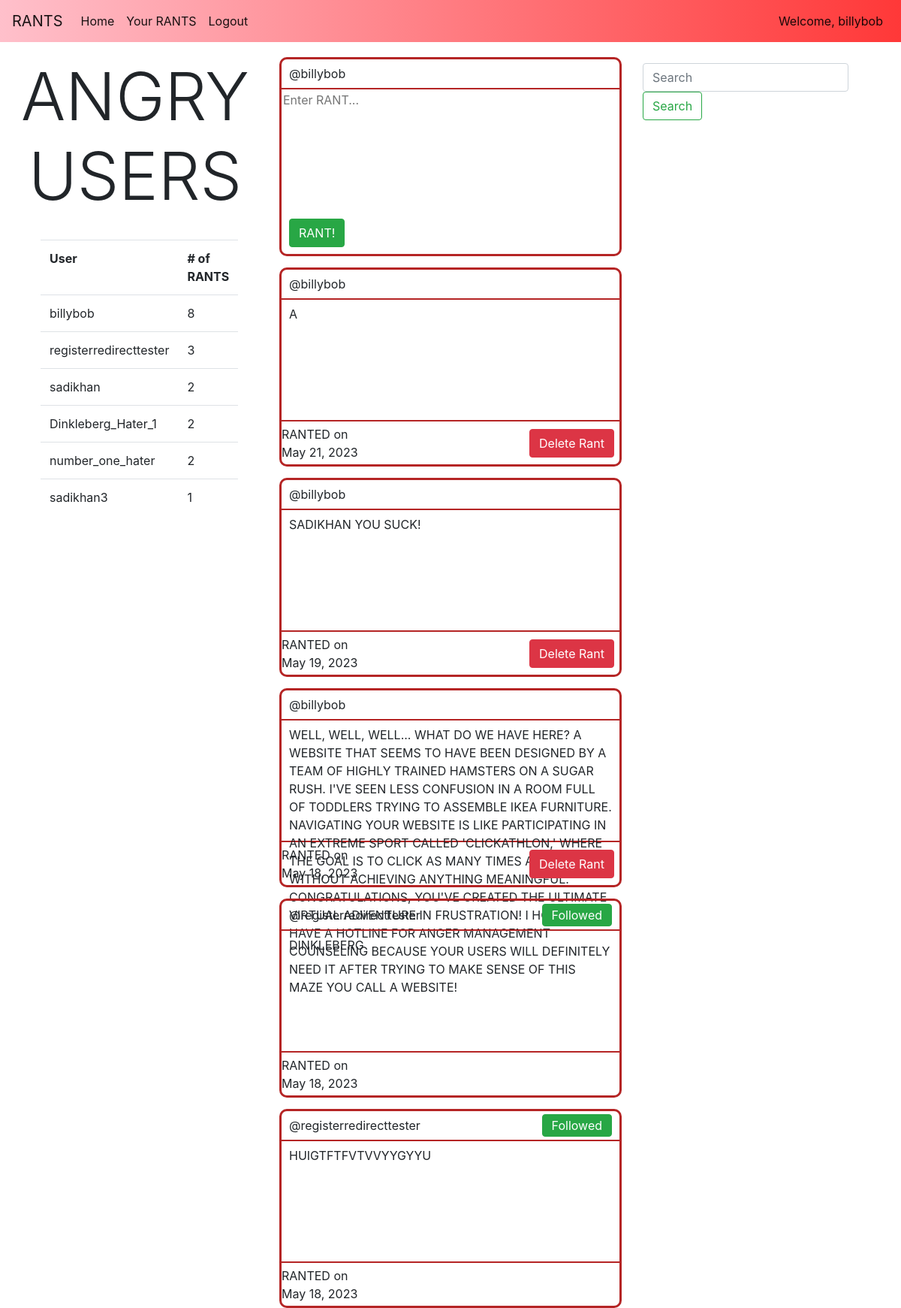
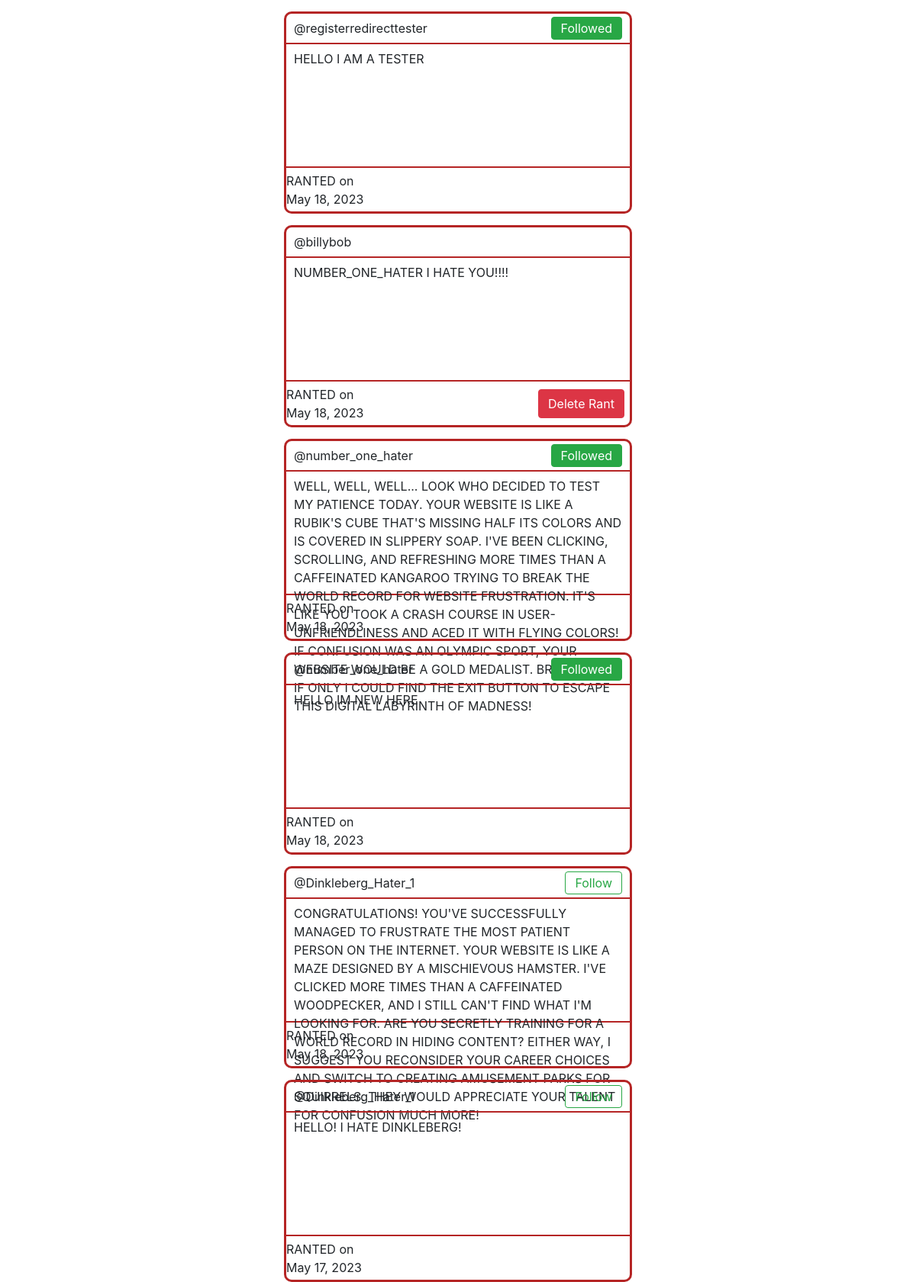
Screenshot of /home/ (signed in, upper part) with the database file from the repository (2 pictures, top to bottom).
### main/models.py (models this page shows, shortened)
class userRants(models.Model):
    username = models.ForeignKey(User, on_delete=models.CASCADE)
    rantText = models.CharField(max_length=750)
    rantDate = models.DateField(auto_now_add=True)

### main/views.py (the view, shortened to what this page needs)
# urls.py: path("home/", views.home, name="home"),
def home(response):
    userInfo = response.user
    rants = userRants.objects.all()
    users = User.objects.all()
    userRantsinDictionary = {}
    for user in users:
        userRantsinDictionary[user.username] = userRants.objects.filter(username_id=user.id).count()
    sortedUserRantsInDictionary = dict(sorted(userRantsinDictionary.items(), key=lambda x:x[1], reverse=True))
    print(response.POST)
    listOfFollowedUsers =  list(userFollowing.objects.filter(username=userInfo.id).values_list('followingList', flat=True))
    return render(response, "main/home.html", {"userInfo":userInfo, "userRants":rants, "userRantsinDictionary":sortedUserRantsInDictionary, "users":users, "listOfFollowedUsers":listOfFollowedUsers})

### main/templates/main/home.html (shortened to what this page needs)
{% extends 'main/base.html'%}
{% block content%}
<div class="columnContainer">
   <div class="shortBar">
      <div class="listBarContainer">
         <h1 class="shortBarHeader display-2">ANGRY USERS</h1>
      </div>
      <br>
      <div class="listUsers">
         <table class="table">
            <tr>
               <th scope="row">User</th>
               <th># of RANTS</th>
            </tr>
            {% for key, value in userRantsinDictionary.items %}
               {% if value > 0 %}
                  <tr>
                     <td>{{key}}</td>
                     <td>{{value}}</td>
                  </tr>
               {% endif %}
            {% endfor %}
         </table>
      </div>
   </div>
   <div class="middleBar">
      {% if userInfo.is_authenticated %}
      <div class="middleBarContainer">
         <div class="rantHeader">
            <div class="rantHeaderText">
               <p>@{{userInfo.username}}</p>
            </div>
         </div>
         <form method="POST" action="#" class="form">
            <div class="rantBody">
               <textarea name="rantTextArea" id="rantTextArea" class="rantBodyTextInput" style="resize:none" placeholder="Enter RANT..." maxlength="750"></textarea>
            </div>
            <div class="rantFooter">
               <div class="rantSubmit">
                  <button type="submit" class="btn btn-success" name="submitRant" value="submitRant">RANT!</button>
               </div>
            </div>
         </form>
      </div>
      {% endif %}
      {% if not searchedRants %}
         {% for rant in userRants reversed %}
            <div class="middleBarContainer">
               <div class="rantHeader">
                  <div class="rantHeaderText">
                     <p>@{{rant.username}}</p>
                  </div>
                  <div class="followButtonContainer">
                     {% if userInfo.is_authenticated %}
                        {% if userInfo.id != rant.username_id %}
                           {% if rant.username_id not in listOfFollowedUsers %}
                              <form method="POST" action="#" class="form">
                                 <button type="submit" name="followUserButton" class="btn btn-outline-success followButton">
                                    <p>Follow</p>
                                 </button>
                              </form>
                           {% else %}
                              <form method="POST" action="#" class="form">
                                 <button type="submit" name="unfollowUserButton" class="btn btn-success followButton">
                                    <p>Followed</p>
                                 </button>
                              </form>
                           {% endif %}
                        {% endif%}
                     {% endif %}
                  </div>
               </div>
               <div class="rantBody">
                  <div class="rantBodyText">
                     {{rant.rantText}}
                  </div>
               </div>
               <div class="rantFooter">
                  <div class="rantDate">RANTED on {{rant.rantDate}}</div>
                  {% if rant.username_id == userInfo.id %}
                     <form method="POST" action="#" class="form deleteRant">
                        <div class="deleteRant">
                           <button type="submit" name="deleteRantButton" class="btn btn-danger">Delete Rant</button>
                        </div>
                     </form>
                  {% endif %}
               </div>
            </div>
         {% endfor %}
      {% endif %}
   </div>
   <div class="shortBar">
      <nav class="navbar navbar-light bg-white">
         <form method="POST" class="form-inline">
           <input name="searchBar" class="form-control mr-sm-2" type="search" placeholder="Search" aria-label="Search">
           <button class="btn btn-outline-success my-2 my-sm-0" type="submit">Search</button>
         </form>
       </nav>
   </div>
</div>
{% endblock %}

### main/templates/main/base.html (shortened to what this page needs)
{% load static %}
<!doctype html>
<html>
<head>
    <link rel="stylesheet" href="https://cdn.jsdelivr.net/npm/bootstrap@4.0.0/dist/css/bootstrap.min.css">
    <link rel="stylesheet" href="{% static 'css/styles.css' %}">
</head>
<body>
    <nav class="navbar navbar-expand-lg navbar-light bg-light navbarGradient">
        <a class="navbar-brand" href="/">RANTS</a>
        <div class="collapse navbar-collapse" id="navbarSupportedContent">
            <ul class="navbar-nav w-100">
                <li class="nav-item active">
                    <a class="nav-link" href="/home">Home<span class="sr-only">(current)</span></a>
                </li>
                <li class="nav-item active">
                    {% if userInfo.is_authenticated %}
                        <a class="nav-link" href="/{{user.id}}">Your RANTS<span class="sr-only">(current)</span></a>
                    {% else %}
                        <a class="nav-link" href="/register">Register</a>
                    {% endif %}
                </li>
                <li class="nav-item active">
                    {% if userInfo.is_authenticated %}
                        <a class="nav-link" href="/logout">Logout<span class="sr-only">(current)</span></a>
                    {% else %}
                        <a class="nav-link" href="/login">Login<span class="sr-only">(current)</span></a>
                    {% endif %}
                </li>
                <li class="nav-item active ml-auto">
                    {% if userInfo.is_authenticated %}
                        <a class="nav-link" >Welcome, {{userInfo.username}}<span class="sr-only">(current)</span></a>
                    {% else %}
                        <a class="nav-link" href="/login">Welcome, Sign in<span class="sr-only">(current)</span></a>
                    {% endif %}
                </li>
            </ul>
        </div>
    </nav>
    <div id="content" name="content">
            {% block content%}
            {% endblock %}
    </div>
</body>
</html>

### main/static/css/styles.css (style rules this page uses)
.columnContainer { float: left; width: 100%; }
.shortBar { height: 100%; width: 30%; float: left; position: sticky; top: 20px; }
.middleBar { height: 100%; width: 40%; float: left; }
.columnContainer { padding-top: 20px; }
.navbarGradient { background-image: linear-gradient(to right, pink, #ff3838) }
.middleBarContainer { height: 265px; width: 95%; border: solid #B52525; border-style: solid; border-radius: 10px; margin: auto; margin-bottom: 15px; position: relative; }
.rantHeader { border-style: none none solid none; border-width: 2px; border-color: #B52525; height: 40px; width: 100%; display: flex; }
.rantHeaderText { display: flex; width: min-content; height: 100%; padding-left: 10px; }
.rantHeaderText > p { margin: auto; }
.rantBody { display: block; height: 160px; }
.rantBodyText { padding: 7px 10px; width: 100%; }
.rantDate { width: 23%; height: 100%; display: flex; justify-content: center; align-items: center; }
.rantBodyTextInput { border: 0px none; width: 100%; height: 130%; outline: none; word-wrap: break-word; }
.deleteRant { display: flex; align-self: center; margin-left: auto; margin-right: 10px; width: 110px; height: 38px; text-align: center; }
.rantFooter { display: flex; border-top: 2px solid #B52525; height: 60px; width: 100%; }
.rantSubmit { justify-content: center; align-self: center; margin-left: 10px; }
.shortBarHeader { text-align: center; }
.listUsers { width: 70%; height: auto; margin: auto; }
.followButtonContainer { display: flex; align-self: center; margin-left: auto; margin-right: 10px; text-align: center; }
.followButton { height: 30px; text-align: center; vertical-align: center; margin: auto; }
.followButton > p { margin: auto; height: 100%; vertical-align: middle; line-height: 100%; }

### rows the page displays
userRants: username "billybob", rantText "A", rantDate "May 21, 2023"
userRants: username "billybob", rantText "SADIKHAN YOU SUCK!", rantDate "May 19, 2023"
userRants: username "billybob", rantText "WELL, WELL, WELL... WHAT DO WE HAVE HERE? A WEBSITE THAT SEEMS TO HAVE BEEN DESIGNED BY A TEAM OF HIGHLY TRAINED HAMSTERS ON A SUGAR RUSH. I'VE SEEN LESS CONFUSION IN A ROOM FULL OF TODDLERS TRYING TO ASSEMBLE IKEA FURNITURE. NAVIGATING YOUR WEBSITE IS LIKE PARTICIPATING IN AN EXTREME SPORT CALLED 'CLICKATHLON,' WHERE THE GOAL IS TO CLICK AS MANY TIMES AS POSSIBLE WITHOUT ACHIEVING ANYTHING MEANINGFUL. CONGRATULATIONS, YOU'VE CREATED THE ULTIMATE VIRTUAL ADVENTURE IN FRUSTRATION! I HOPE YOU HAVE A HOTLINE FOR ANGER MANAGEMENT COUNSELING BECAUSE YOUR USERS WILL DEFINITELY NEED IT AFTER TRYING TO MAKE SENSE OF THIS MAZE YOU CALL A WEBSITE!", rantDate "May 18, 2023"
userRants: username "registerredirecttester", rantText "DINKLEBERG", rantDate "May 18, 2023"
userRants: username "registerredirecttester", rantText "HUIGTFTFVTVVYYGYYU", rantDate "May 18, 2023"
userRants: username "registerredirecttester", rantText "HELLO I AM A TESTER", rantDate "May 18, 2023"
userRants: username "billybob", rantText "NUMBER_ONE_HATER I HATE YOU!!!!", rantDate "May 18, 2023"
userRants: username "number_one_hater", rantText "WELL, WELL, WELL... LOOK WHO DECIDED TO TEST MY PATIENCE TODAY. YOUR WEBSITE IS LIKE A RUBIK'S CUBE THAT'S MISSING HALF ITS COLORS AND IS COVERED IN SLIPPERY SOAP. I'VE BEEN CLICKING, SCROLLING, AND REFRESHING MORE TIMES THAN A CAFFEINATED KANGAROO TRYING TO BREAK THE WORLD RECORD FOR WEBSITE FRUSTRATION. IT'S LIKE YOU TOOK A CRASH COURSE IN USER-UNFRIENDLINESS AND ACED IT WITH FLYING COLORS! IF CONFUSION WAS AN OLYMPIC SPORT, YOUR WEBSITE WOULD BE A GOLD MEDALIST. BRAVO! NOW, IF ONLY I COULD FIND THE EXIT BUTTON TO ESCAPE THIS DIGITAL LABYRINTH OF MADNESS!", rantDate "May 18, 2023"
userRants: username "number_one_hater", rantText "HELLO IM NEW HERE", rantDate "May 18, 2023"
userRants: username "Dinkleberg_Hater_1", rantText "CONGRATULATIONS! YOU'VE SUCCESSFULLY MANAGED TO FRUSTRATE THE MOST PATIENT PERSON ON THE INTERNET. YOUR WEBSITE IS LIKE A MAZE DESIGNED BY A MISCHIEVOUS HAMSTER. I'VE CLICKED MORE TIMES THAN A CAFFEINATED WOODPECKER, AND I STILL CAN'T FIND WHAT I'M LOOKING FOR. ARE YOU SECRETLY TRAINING FOR A WORLD RECORD IN HIDING CONTENT? EITHER WAY, I SUGGEST YOU RECONSIDER YOUR CAREER CHOICES AND SWITCH TO CREATING AMUSEMENT PARKS FOR SQUIRRELS. THEY WOULD APPRECIATE YOUR TALENT FOR CONFUSION MUCH MORE!", rantDate "May 18, 2023"
userRants: username "Dinkleberg_Hater_1", rantText "HELLO! I HATE DINKLEBERG!", rantDate "May 17, 2023"

### other values shown
{{ userInfo.username }} "billybob"
{{ key }} "billybob" "registerredirecttester" "sadikhan" "Dinkleberg_Hater_1" "number_one_hater" "sadikhan3"
{{ value }} "8" "3" "2" "2" "2" "1"
